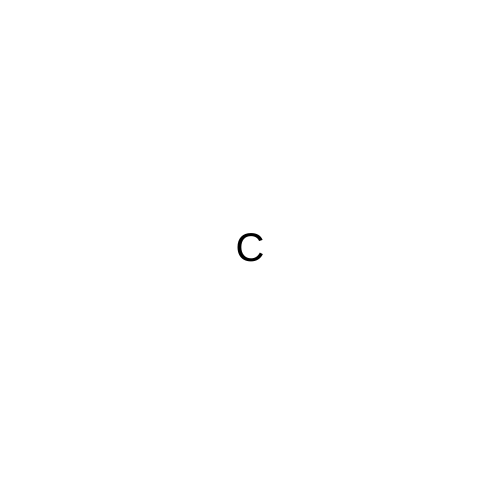
Frame 1 (no input)
Frame 60 (no input): identical to frame 1, image omitted
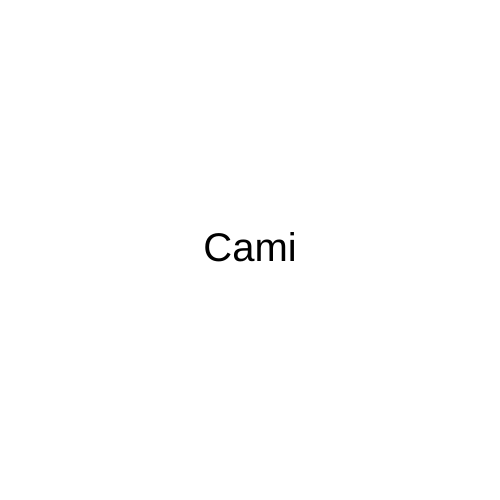
Frame 120 (the mouse pressed at the canvas centre since frame 60)

The p5.js sketch that drew these frames (run headless with seeded random() and noise() and a simulated clock; from frame 60 on, the mouse is pressed at the canvas centre):

// p5.js sketch
// ── sketch.js
let palavra;


function setup() {
  createCanvas(500, 500);
  palavra=palavraAleatoria();
  
}

function palavraAleatoria(){
    let palavras=["Caminhante","Caminho","Caminha"];
    return random(palavras);
}

function palavraParcial(minimo,maximo){
  let quantidade=map(mouseX,minimo,maximo,1,palavra.length);
  let parcial=palavra.substring(0,quantidade);
  return parcial
}


function inicializaCores(){
  background("white");
  fill("black");
  textSize(40);
  textAlign(CENTER,CENTER);
}

function draw() {
  inicializaCores();
  let parcial=palavraParcial(0,width);
  text(parcial,250,250);
}
// ── style.css
html, body {
    margin: 0;
    padding: 0;
  }
  canvas {
    display: block;
  
